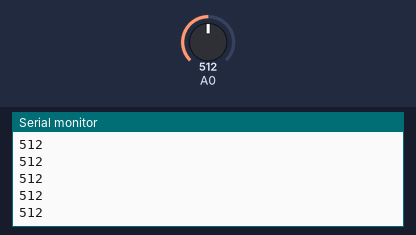
A sketch run on a simulated Arduino Uno, built with avr-gcc and run on an emulated ATmega328P. On the bench: the last lines printed to the serial monitor. The inputs (shaded band) are chosen by the test bench; at power-on: A0 = 512.

Above: at 1.2 s.
1.3 s: A0 set to 716
At 2.0 s:
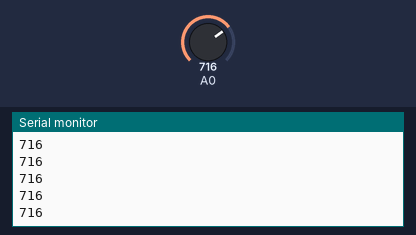
2.8 s: A0 set to 900
At 3.8 s:
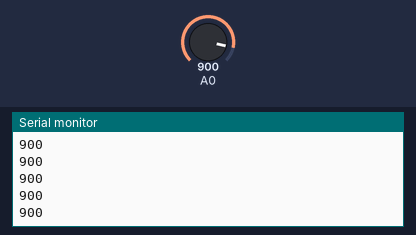
Timing chart, 0 to 5.8 s (numbered marks = the images above; inputs shaded):
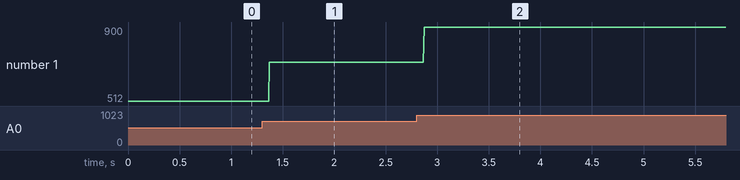

Measured:
- after the input at 1.3 s, the serial monitor: prints a new line after 0.07 s (image 1)
- after the input at 2.8 s, the serial monitor: prints a new line after 0.07 s (image 2)
- plotted number 1: 512 → 716 after the input at 1.3 s, 716 → 900 after the input at 2.8 s

The sketch:

sensorTest.ino
```cpp
void setup() {
  // put your setup code here, to run once:
  int sensor1 = analogRead(A0);
  int sensor2 = analogRead(A1);
  Serial.begin(9600);
}

void loop() {
  // put your main code here, to run repeatedly:
  Serial.println(analogRead(A0));
//  Serial.print(', ');
//  /Serial.println(analogRead(A1));
}
```
